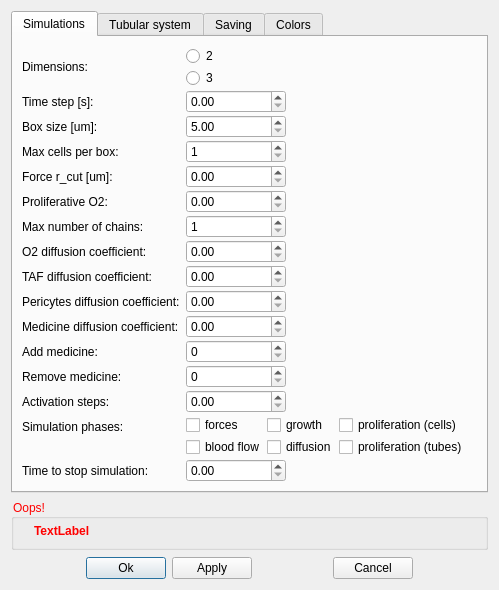
<?xml version="1.0" encoding="UTF-8"?>
<ui version="4.0">
 <class>DialogGlobals</class>
 <widget class="QDialog" name="DialogGlobals">
  <property name="geometry">
   <rect>
    <x>0</x>
    <y>0</y>
    <width>492</width>
    <height>590</height>
   </rect>
  </property>
  <property name="windowTitle">
   <string>Global settings</string>
  </property>
  <property name="locale">
   <locale language="English" country="UnitedStates"/>
  </property>
  <layout class="QVBoxLayout" name="verticalLayout">
   <item>
    <widget class="QTabWidget" name="tabWidget">
     <property name="currentIndex">
      <number>0</number>
     </property>
     <widget class="QWidget" name="tab_simulations">
      <attribute name="title">
       <string>Simulations</string>
      </attribute>
      <layout class="QFormLayout" name="formLayout_5">
       <property name="fieldGrowthPolicy">
        <enum>QFormLayout::AllNonFixedFieldsGrow</enum>
       </property>
       <property name="verticalSpacing">
        <number>2</number>
       </property>
       <item row="0" column="0">
        <widget class="QLabel" name="label_dim">
         <property name="minimumSize">
          <size>
           <width>0</width>
           <height>40</height>
          </size>
         </property>
         <property name="text">
          <string>Dimensions:</string>
         </property>
        </widget>
       </item>
       <item row="0" column="1">
        <widget class="QFrame" name="frame">
         <property name="minimumSize">
          <size>
           <width>0</width>
           <height>40</height>
          </size>
         </property>
         <property name="maximumSize">
          <size>
           <width>100</width>
           <height>16777215</height>
          </size>
         </property>
         <layout class="QVBoxLayout" name="verticalLayout_2">
          <property name="spacing">
           <number>2</number>
          </property>
          <property name="leftMargin">
           <number>0</number>
          </property>
          <property name="topMargin">
           <number>0</number>
          </property>
          <property name="rightMargin">
           <number>0</number>
          </property>
          <property name="bottomMargin">
           <number>0</number>
          </property>
          <item>
           <widget class="QRadioButton" name="radioButton_2d">
            <property name="text">
             <string>2</string>
            </property>
           </widget>
          </item>
          <item>
           <widget class="QRadioButton" name="radioButton_3d">
            <property name="text">
             <string>3</string>
            </property>
           </widget>
          </item>
         </layout>
        </widget>
       </item>
       <item row="1" column="0">
        <widget class="QLabel" name="label_timestep">
         <property name="text">
          <string>Time step [s]:</string>
         </property>
        </widget>
       </item>
       <item row="1" column="1">
        <widget class="QDoubleSpinBox" name="doubleSpinBox_timestep">
         <property name="maximumSize">
          <size>
           <width>100</width>
           <height>16777215</height>
          </size>
         </property>
         <property name="maximum">
          <double>1000000000.000000000000000</double>
         </property>
         <property name="singleStep">
          <double>0.100000000000000</double>
         </property>
        </widget>
       </item>
       <item row="2" column="0">
        <widget class="QLabel" name="label_boxsize">
         <property name="text">
          <string>Box size [um]:</string>
         </property>
        </widget>
       </item>
       <item row="2" column="1">
        <widget class="QDoubleSpinBox" name="doubleSpinBox_boxsize">
         <property name="maximumSize">
          <size>
           <width>100</width>
           <height>16777215</height>
          </size>
         </property>
         <property name="minimum">
          <double>5.000000000000000</double>
         </property>
         <property name="maximum">
          <double>1000000000.000000000000000</double>
         </property>
        </widget>
       </item>
       <item row="3" column="0">
        <widget class="QLabel" name="label_cellsperbox">
         <property name="text">
          <string>Max cells per box:</string>
         </property>
        </widget>
       </item>
       <item row="3" column="1">
        <widget class="QSpinBox" name="spinBox_cellsperbox">
         <property name="maximumSize">
          <size>
           <width>100</width>
           <height>16777215</height>
          </size>
         </property>
         <property name="minimum">
          <number>1</number>
         </property>
         <property name="maximum">
          <number>1000000000</number>
         </property>
        </widget>
       </item>
       <item row="4" column="0">
        <widget class="QLabel" name="label_forcercut">
         <property name="text">
          <string>Force r_cut [um]:</string>
         </property>
        </widget>
       </item>
       <item row="4" column="1">
        <widget class="QDoubleSpinBox" name="doubleSpinBox_forcercut">
         <property name="maximumSize">
          <size>
           <width>100</width>
           <height>16777215</height>
          </size>
         </property>
         <property name="maximum">
          <double>1000000000.000000000000000</double>
         </property>
         <property name="singleStep">
          <double>8.000000000000000</double>
         </property>
        </widget>
       </item>
       <item row="5" column="0">
        <widget class="QLabel" name="label_proliferative_o2">
         <property name="text">
          <string>Proliferative O2:</string>
         </property>
        </widget>
       </item>
       <item row="5" column="1">
        <widget class="QDoubleSpinBox" name="doubleSpinBox_proliferative_o2">
         <property name="maximumSize">
          <size>
           <width>100</width>
           <height>16777215</height>
          </size>
         </property>
        </widget>
       </item>
       <item row="6" column="0">
        <widget class="QLabel" name="label_max_tube_chains">
         <property name="text">
          <string>Max number of chains:</string>
         </property>
        </widget>
       </item>
       <item row="6" column="1">
        <widget class="QSpinBox" name="spinBox_max_tube_chains">
         <property name="maximumSize">
          <size>
           <width>100</width>
           <height>16777215</height>
          </size>
         </property>
         <property name="minimum">
          <number>1</number>
         </property>
         <property name="maximum">
          <number>1000000000</number>
         </property>
        </widget>
       </item>
       <item row="7" column="0">
        <widget class="QLabel" name="label_diffcoefO2">
         <property name="text">
          <string>O2 diffusion coefficient:</string>
         </property>
        </widget>
       </item>
       <item row="7" column="1">
        <widget class="QDoubleSpinBox" name="doubleSpinBox_diffcoefO2">
         <property name="maximumSize">
          <size>
           <width>100</width>
           <height>16777215</height>
          </size>
         </property>
         <property name="maximum">
          <double>1000000000.000000000000000</double>
         </property>
        </widget>
       </item>
       <item row="8" column="0">
        <widget class="QLabel" name="label_diffcoefTAF">
         <property name="text">
          <string>TAF diffusion coefficient:</string>
         </property>
        </widget>
       </item>
       <item row="8" column="1">
        <widget class="QDoubleSpinBox" name="doubleSpinBox_diffcoefTAF">
         <property name="maximumSize">
          <size>
           <width>100</width>
           <height>16777215</height>
          </size>
         </property>
         <property name="maximum">
          <double>1000000000.000000000000000</double>
         </property>
        </widget>
       </item>
       <item row="10" column="0">
        <widget class="QLabel" name="label_diffcoefPeri">
         <property name="text">
          <string>Pericytes diffusion coefficient:</string>
         </property>
        </widget>
       </item>
       <item row="10" column="1">
        <widget class="QDoubleSpinBox" name="doubleSpinBox_diffcoefPeri">
         <property name="maximumSize">
          <size>
           <width>100</width>
           <height>16777215</height>
          </size>
         </property>
         <property name="maximum">
          <double>1000000000.000000000000000</double>
         </property>
        </widget>
       </item>
       <item row="11" column="0">
        <widget class="QLabel" name="label_diffcoefMedicine">
         <property name="text">
          <string>Medicine diffusion coefficient:</string>
         </property>
        </widget>
       </item>
       <item row="11" column="1">
        <widget class="QDoubleSpinBox" name="doubleSpinBox_diffcoefMedicine">
         <property name="minimumSize">
          <size>
           <width>0</width>
           <height>0</height>
          </size>
         </property>
         <property name="maximumSize">
          <size>
           <width>100</width>
           <height>16777215</height>
          </size>
         </property>
         <property name="maximum">
          <double>20000.000000000000000</double>
         </property>
        </widget>
       </item>
       <item row="12" column="0">
        <widget class="QLabel" name="label_add_medicine">
         <property name="text">
          <string>Add medicine:</string>
         </property>
        </widget>
       </item>
       <item row="12" column="1">
        <widget class="QDoubleSpinBox" name="doubleSpinBox_add_medicine">
         <property name="maximumSize">
          <size>
           <width>100</width>
           <height>16777215</height>
          </size>
         </property>
         <property name="decimals">
          <number>0</number>
         </property>
         <property name="maximum">
          <double>100000.000000000000000</double>
         </property>
        </widget>
       </item>
       <item row="13" column="0">
        <widget class="QLabel" name="label_remove_medicine">
         <property name="text">
          <string>Remove medicine:</string>
         </property>
        </widget>
       </item>
       <item row="13" column="1">
        <widget class="QDoubleSpinBox" name="doubleSpinBox_remove_medicine">
         <property name="maximumSize">
          <size>
           <width>100</width>
           <height>16777215</height>
          </size>
         </property>
         <property name="decimals">
          <number>0</number>
         </property>
         <property name="maximum">
          <double>100000.000000000000000</double>
         </property>
        </widget>
       </item>
       <item row="14" column="0">
        <widget class="QLabel" name="label_activation_steps">
         <property name="text">
          <string>Activation steps:</string>
         </property>
        </widget>
       </item>
       <item row="14" column="1">
        <widget class="QDoubleSpinBox" name="doubleSpinBox_activation_steps">
         <property name="maximumSize">
          <size>
           <width>100</width>
           <height>100</height>
          </size>
         </property>
         <property name="maximum">
          <double>10000.000000000000000</double>
         </property>
        </widget>
       </item>
       <item row="15" column="0">
        <widget class="QLabel" name="label_simphases">
         <property name="text">
          <string>Simulation phases:</string>
         </property>
        </widget>
       </item>
       <item row="15" column="1">
        <widget class="QFrame" name="frame_2">
         <property name="frameShape">
          <enum>QFrame::NoFrame</enum>
         </property>
         <layout class="QGridLayout" name="gridLayout_2">
          <property name="leftMargin">
           <number>0</number>
          </property>
          <property name="topMargin">
           <number>0</number>
          </property>
          <property name="bottomMargin">
           <number>0</number>
          </property>
          <property name="spacing">
           <number>2</number>
          </property>
          <item row="0" column="0">
           <widget class="QCheckBox" name="checkBox_sim_forces">
            <property name="text">
             <string>forces</string>
            </property>
           </widget>
          </item>
          <item row="0" column="1">
           <widget class="QCheckBox" name="checkBox_sim_growth">
            <property name="text">
             <string>growth</string>
            </property>
           </widget>
          </item>
          <item row="0" column="2">
           <widget class="QCheckBox" name="checkBox_sim_mitosis">
            <property name="text">
             <string>proliferation (cells)</string>
            </property>
           </widget>
          </item>
          <item row="1" column="0">
           <widget class="QCheckBox" name="checkBox_sim_flow">
            <property name="text">
             <string>blood flow</string>
            </property>
           </widget>
          </item>
          <item row="1" column="1">
           <widget class="QCheckBox" name="checkBox_sim_diffusion">
            <property name="text">
             <string>diffusion</string>
            </property>
           </widget>
          </item>
          <item row="1" column="2">
           <widget class="QCheckBox" name="checkBox_sim_tube_div">
            <property name="text">
             <string>proliferation (tubes)</string>
            </property>
           </widget>
          </item>
         </layout>
        </widget>
       </item>
       <item row="16" column="0">
        <widget class="QLabel" name="label_stop_time">
         <property name="text">
          <string>Time to stop simulation:</string>
         </property>
        </widget>
       </item>
       <item row="16" column="1">
        <widget class="QDoubleSpinBox" name="doubleSpinBox_stop_time">
         <property name="maximumSize">
          <size>
           <width>100</width>
           <height>16777215</height>
          </size>
         </property>
         <property name="maximum">
          <double>1000000000.000000000000000</double>
         </property>
         <property name="singleStep">
          <double>100.000000000000000</double>
         </property>
        </widget>
       </item>
      </layout>
     </widget>
     <widget class="QWidget" name="tab_tubular">
      <attribute name="title">
       <string>Tubular system</string>
      </attribute>
      <layout class="QFormLayout" name="formLayout">
       <property name="fieldGrowthPolicy">
        <enum>QFormLayout::AllNonFixedFieldsGrow</enum>
       </property>
       <property name="verticalSpacing">
        <number>2</number>
       </property>
       <item row="0" column="0">
        <widget class="QLabel" name="label_o2prod">
         <property name="text">
          <string>O2 production:</string>
         </property>
        </widget>
       </item>
       <item row="0" column="1">
        <widget class="QLineEdit" name="lineEdit_o2prod">
         <property name="maximumSize">
          <size>
           <width>100</width>
           <height>16777215</height>
          </size>
         </property>
        </widget>
       </item>
       <item row="1" column="0">
        <widget class="QLabel" name="label_tube_density">
         <property name="text">
          <string>Density [kg/m3]:</string>
         </property>
        </widget>
       </item>
       <item row="1" column="1">
        <widget class="QDoubleSpinBox" name="doubleSpinBox_tube_density">
         <property name="maximumSize">
          <size>
           <width>100</width>
           <height>16777215</height>
          </size>
         </property>
         <property name="maximum">
          <double>1000000000.000000000000000</double>
         </property>
         <property name="singleStep">
          <double>0.100000000000000</double>
         </property>
        </widget>
       </item>
       <item row="2" column="0">
        <widget class="QLabel" name="label_tube_force_length">
         <property name="text">
          <string>Force factor #1 (length):</string>
         </property>
        </widget>
       </item>
       <item row="2" column="1">
        <widget class="QLineEdit" name="lineEdit_tube_force_length">
         <property name="maximumSize">
          <size>
           <width>100</width>
           <height>16777215</height>
          </size>
         </property>
        </widget>
       </item>
       <item row="3" column="0">
        <widget class="QLabel" name="label_tube_force_bind">
         <property name="text">
          <string>Force factor #2 (connection):</string>
         </property>
        </widget>
       </item>
       <item row="3" column="1">
        <widget class="QLineEdit" name="lineEdit_tube_force_bind">
         <property name="maximumSize">
          <size>
           <width>100</width>
           <height>16777215</height>
          </size>
         </property>
        </widget>
       </item>
       <item row="4" column="0">
        <widget class="QLabel" name="label_tube_force_angle">
         <property name="text">
          <string>Force factor #3 (sprouts):</string>
         </property>
        </widget>
       </item>
       <item row="4" column="1">
        <widget class="QLineEdit" name="lineEdit_tube_force_angle">
         <property name="maximumSize">
          <size>
           <width>100</width>
           <height>16777215</height>
          </size>
         </property>
        </widget>
       </item>
       <item row="5" column="0">
        <widget class="QLabel" name="label_lengthening_speed">
         <property name="text">
          <string>Lengthening speed [m/s]:</string>
         </property>
        </widget>
       </item>
       <item row="5" column="1">
        <widget class="QLineEdit" name="lineEdit_lengthening_speed">
         <property name="maximumSize">
          <size>
           <width>100</width>
           <height>16777215</height>
          </size>
         </property>
        </widget>
       </item>
       <item row="6" column="0">
        <widget class="QLabel" name="label_thickening_speed">
         <property name="text">
          <string>Thickening speed [m/s]:</string>
         </property>
        </widget>
       </item>
       <item row="6" column="1">
        <widget class="QLineEdit" name="lineEdit_thickening_speed">
         <property name="maximumSize">
          <size>
           <width>100</width>
           <height>16777215</height>
          </size>
         </property>
        </widget>
       </item>
       <item row="7" column="0">
        <widget class="QLabel" name="label_tube_rep_factor">
         <property name="text">
          <string>Repulsion factor:</string>
         </property>
        </widget>
       </item>
       <item row="7" column="1">
        <widget class="QLineEdit" name="lineEdit_tube_rep_factor">
         <property name="maximumSize">
          <size>
           <width>100</width>
           <height>16777215</height>
          </size>
         </property>
        </widget>
       </item>
       <item row="8" column="0">
        <widget class="QLabel" name="label_tube_atr1_factor">
         <property name="text">
          <string>Attraction factor #1:</string>
         </property>
        </widget>
       </item>
       <item row="8" column="1">
        <widget class="QLineEdit" name="lineEdit_tube_atr1_factor">
         <property name="maximumSize">
          <size>
           <width>100</width>
           <height>16777215</height>
          </size>
         </property>
        </widget>
       </item>
       <item row="9" column="0">
        <widget class="QLabel" name="label_tube_atr2_factor">
         <property name="text">
          <string>Attraction factor #2:</string>
         </property>
        </widget>
       </item>
       <item row="9" column="1">
        <widget class="QLineEdit" name="lineEdit_tube_atr2_factor">
         <property name="maximumSize">
          <size>
           <width>100</width>
           <height>16777215</height>
          </size>
         </property>
        </widget>
       </item>
       <item row="10" column="0">
        <widget class="QLabel" name="label_tube_min_interphase_time">
         <property name="text">
          <string>Minimum interphase time [s]:</string>
         </property>
        </widget>
       </item>
       <item row="10" column="1">
        <widget class="QDoubleSpinBox" name="doubleSpinBox_tube_min_interphase_time">
         <property name="maximumSize">
          <size>
           <width>100</width>
           <height>16777215</height>
          </size>
         </property>
         <property name="decimals">
          <number>4</number>
         </property>
         <property name="maximum">
          <double>1000000000.000000000000000</double>
         </property>
        </widget>
       </item>
       <item row="11" column="0">
        <widget class="QLabel" name="label_tube_TAF_trigger">
         <property name="text">
          <string>TAF trigger level:</string>
         </property>
        </widget>
       </item>
       <item row="11" column="1">
        <widget class="QDoubleSpinBox" name="doubleSpinBox_tube_TAF_trigger">
         <property name="maximumSize">
          <size>
           <width>100</width>
           <height>16777215</height>
          </size>
         </property>
         <property name="decimals">
          <number>4</number>
         </property>
         <property name="maximum">
          <double>1.000000000000000</double>
         </property>
         <property name="singleStep">
          <double>0.010000000000000</double>
         </property>
        </widget>
       </item>
       <item row="12" column="0">
        <widget class="QLabel" name="label_tube_min_blood_flow">
         <property name="text">
          <string>Minimum blood flow</string>
         </property>
        </widget>
       </item>
       <item row="12" column="1">
        <widget class="QDoubleSpinBox" name="doubleSpinBox_tube_min_blood_flow">
         <property name="maximumSize">
          <size>
           <width>100</width>
           <height>16777215</height>
          </size>
         </property>
         <property name="decimals">
          <number>4</number>
         </property>
         <property name="maximum">
          <double>1000.000000000000000</double>
         </property>
        </widget>
       </item>
       <item row="13" column="0">
        <widget class="QLabel" name="label_tube_time_degradation">
         <property name="text">
          <string>Time to degradation:</string>
         </property>
        </widget>
       </item>
       <item row="13" column="1">
        <widget class="QDoubleSpinBox" name="doubleSpinBox_tube_time_degradation">
         <property name="maximumSize">
          <size>
           <width>100</width>
           <height>16777215</height>
          </size>
         </property>
         <property name="maximum">
          <double>1000000000.000000000000000</double>
         </property>
         <property name="singleStep">
          <double>1.000000000000000</double>
         </property>
        </widget>
       </item>
      </layout>
     </widget>
     <widget class="QWidget" name="tab_saving">
      <attribute name="title">
       <string>Saving</string>
      </attribute>
      <layout class="QFormLayout" name="formLayout_3">
       <property name="fieldGrowthPolicy">
        <enum>QFormLayout::AllNonFixedFieldsGrow</enum>
       </property>
       <property name="verticalSpacing">
        <number>2</number>
       </property>
       <item row="0" column="0">
        <widget class="QLabel" name="label_savepovray">
         <property name="text">
          <string>Number of steps between PovRay saving:</string>
         </property>
        </widget>
       </item>
       <item row="0" column="1">
        <widget class="QSpinBox" name="spinBox_savepovray">
         <property name="maximumSize">
          <size>
           <width>100</width>
           <height>16777215</height>
          </size>
         </property>
         <property name="toolTip">
          <string>0 means no PovRay savings</string>
         </property>
         <property name="maximum">
          <number>1000000000</number>
         </property>
         <property name="singleStep">
          <number>100</number>
         </property>
        </widget>
       </item>
       <item row="1" column="0">
        <widget class="QLabel" name="label_saveag">
         <property name="text">
          <string>Number of steps between output saving:</string>
         </property>
        </widget>
       </item>
       <item row="1" column="1">
        <widget class="QSpinBox" name="spinBox_saveag">
         <property name="maximumSize">
          <size>
           <width>100</width>
           <height>16777215</height>
          </size>
         </property>
         <property name="maximum">
          <number>1000000000</number>
         </property>
         <property name="singleStep">
          <number>100</number>
         </property>
        </widget>
       </item>
       <item row="2" column="0">
        <widget class="QLabel" name="label_savestats">
         <property name="text">
          <string>Number of steps between statistics saving:</string>
         </property>
        </widget>
       </item>
       <item row="2" column="1">
        <widget class="QSpinBox" name="spinBox_savestats">
         <property name="maximumSize">
          <size>
           <width>100</width>
           <height>16777215</height>
          </size>
         </property>
         <property name="maximum">
          <number>1000000000</number>
         </property>
         <property name="singleStep">
          <number>100</number>
         </property>
        </widget>
       </item>
       <item row="3" column="0">
        <widget class="QLabel" name="label_graphrate">
         <property name="text">
          <string>Graph sampling rate:</string>
         </property>
        </widget>
       </item>
       <item row="3" column="1">
        <widget class="QSpinBox" name="spinBox_graphrate">
         <property name="maximumSize">
          <size>
           <width>100</width>
           <height>16777215</height>
          </size>
         </property>
         <property name="minimum">
          <number>1</number>
         </property>
         <property name="maximum">
          <number>1000000000</number>
         </property>
        </widget>
       </item>
      </layout>
     </widget>
     <widget class="QWidget" name="tab_colors">
      <attribute name="title">
       <string>Colors</string>
      </attribute>
      <layout class="QFormLayout" name="formLayout_2">
       <property name="fieldGrowthPolicy">
        <enum>QFormLayout::AllNonFixedFieldsGrow</enum>
       </property>
       <property name="verticalSpacing">
        <number>2</number>
       </property>
       <item row="0" column="0" colspan="2">
        <widget class="QGroupBox" name="groupBox_colors_general">
         <property name="title">
          <string/>
         </property>
         <layout class="QFormLayout" name="formLayout_4">
          <item row="0" column="0">
           <widget class="QLabel" name="label_colorbackground">
            <property name="text">
             <string>Background:</string>
            </property>
           </widget>
          </item>
          <item row="0" column="1">
           <widget class="QPushButton" name="pushButton_colorbackground">
            <property name="maximumSize">
             <size>
              <width>100</width>
              <height>16777215</height>
             </size>
            </property>
            <property name="text">
             <string/>
            </property>
           </widget>
          </item>
          <item row="1" column="0">
           <widget class="QLabel" name="label_colortubes">
            <property name="text">
             <string>Tubes:</string>
            </property>
           </widget>
          </item>
          <item row="1" column="1">
           <widget class="QPushButton" name="pushButton_colortubes">
            <property name="maximumSize">
             <size>
              <width>100</width>
              <height>16777215</height>
             </size>
            </property>
            <property name="text">
             <string/>
            </property>
           </widget>
          </item>
          <item row="2" column="0">
           <widget class="QLabel" name="label_colorbarrier_in">
            <property name="text">
             <string>Barrier (in):</string>
            </property>
           </widget>
          </item>
          <item row="2" column="1">
           <widget class="QPushButton" name="pushButton_colorbarrier_in">
            <property name="maximumSize">
             <size>
              <width>100</width>
              <height>16777215</height>
             </size>
            </property>
            <property name="text">
             <string/>
            </property>
           </widget>
          </item>
          <item row="3" column="0">
           <widget class="QLabel" name="label_colorbarrier_out">
            <property name="text">
             <string>Barrier (out):</string>
            </property>
           </widget>
          </item>
          <item row="3" column="1">
           <widget class="QPushButton" name="pushButton_colorbarrier_out">
            <property name="maximumSize">
             <size>
              <width>100</width>
              <height>16777215</height>
             </size>
            </property>
            <property name="text">
             <string/>
            </property>
           </widget>
          </item>
          <item row="4" column="0">
           <widget class="QLabel" name="label_colornavigator">
            <property name="text">
             <string>Navigator:</string>
            </property>
           </widget>
          </item>
          <item row="4" column="1">
           <widget class="QPushButton" name="pushButton_colornavigator">
            <property name="maximumSize">
             <size>
              <width>100</width>
              <height>16777215</height>
             </size>
            </property>
            <property name="text">
             <string/>
            </property>
           </widget>
          </item>
          <item row="5" column="0">
           <widget class="QLabel" name="label_colorclip">
            <property name="text">
             <string>Clipping plane:</string>
            </property>
           </widget>
          </item>
          <item row="5" column="1">
           <widget class="QPushButton" name="pushButton_colorclip">
            <property name="maximumSize">
             <size>
              <width>100</width>
              <height>16777215</height>
             </size>
            </property>
            <property name="text">
             <string/>
            </property>
           </widget>
          </item>
          <item row="6" column="1">
           <widget class="QPushButton" name="pushButton_colorselection">
            <property name="maximumSize">
             <size>
              <width>100</width>
              <height>16777215</height>
             </size>
            </property>
            <property name="text">
             <string/>
            </property>
           </widget>
          </item>
          <item row="6" column="0">
           <widget class="QLabel" name="label_colorselection">
            <property name="text">
             <string>Selection:</string>
            </property>
           </widget>
          </item>
         </layout>
        </widget>
       </item>
       <item row="1" column="0" colspan="2">
        <widget class="QGroupBox" name="groupBox_colors_cellstates">
         <property name="title">
          <string>Cell states</string>
         </property>
         <layout class="QFormLayout" name="formLayout_6">
          <item row="0" column="0">
           <widget class="QLabel" name="label_colorcellalive">
            <property name="text">
             <string>Alive:</string>
            </property>
           </widget>
          </item>
          <item row="0" column="1">
           <widget class="QPushButton" name="pushButton_colorcellalive">
            <property name="maximumSize">
             <size>
              <width>100</width>
              <height>16777215</height>
             </size>
            </property>
            <property name="text">
             <string/>
            </property>
           </widget>
          </item>
          <item row="1" column="0">
           <widget class="QLabel" name="label_colorcellhypoxia">
            <property name="text">
             <string>Hypoxia:</string>
            </property>
           </widget>
          </item>
          <item row="1" column="1">
           <widget class="QPushButton" name="pushButton_colorcellhypoxia">
            <property name="maximumSize">
             <size>
              <width>100</width>
              <height>16777215</height>
             </size>
            </property>
            <property name="text">
             <string/>
            </property>
           </widget>
          </item>
          <item row="2" column="0">
           <widget class="QLabel" name="label_colorcellapoptosis">
            <property name="text">
             <string>Apoptosis:</string>
            </property>
           </widget>
          </item>
          <item row="2" column="1">
           <widget class="QPushButton" name="pushButton_colorcellapoptosis">
            <property name="maximumSize">
             <size>
              <width>100</width>
              <height>16777215</height>
             </size>
            </property>
            <property name="text">
             <string/>
            </property>
           </widget>
          </item>
          <item row="3" column="0">
           <widget class="QLabel" name="label_colorcellnecrosis">
            <property name="text">
             <string>Necrosis:</string>
            </property>
           </widget>
          </item>
          <item row="3" column="1">
           <widget class="QPushButton" name="pushButton_colorcellnecrosis">
            <property name="maximumSize">
             <size>
              <width>100</width>
              <height>16777215</height>
             </size>
            </property>
            <property name="text">
             <string/>
            </property>
           </widget>
          </item>
         </layout>
        </widget>
       </item>
      </layout>
     </widget>
    </widget>
   </item>
   <item>
    <widget class="QGroupBox" name="groupBox_Error">
     <property name="styleSheet">
      <string notr="true">color: red</string>
     </property>
     <property name="title">
      <string>Oops!</string>
     </property>
     <layout class="QGridLayout" name="gridLayout">
      <property name="leftMargin">
       <number>20</number>
      </property>
      <property name="topMargin">
       <number>5</number>
      </property>
      <item row="0" column="0">
       <widget class="QLabel" name="label_Error">
        <property name="styleSheet">
         <string notr="true">font-weight: bold</string>
        </property>
        <property name="text">
         <string>TextLabel</string>
        </property>
       </widget>
      </item>
     </layout>
    </widget>
   </item>
   <item>
    <spacer name="verticalSpacer">
     <property name="orientation">
      <enum>Qt::Vertical</enum>
     </property>
     <property name="sizeHint" stdset="0">
      <size>
       <width>20</width>
       <height>40</height>
      </size>
     </property>
    </spacer>
   </item>
   <item>
    <layout class="QHBoxLayout" name="horizontalLayout">
     <item>
      <spacer name="horizontalSpacer">
       <property name="orientation">
        <enum>Qt::Horizontal</enum>
       </property>
       <property name="sizeHint" stdset="0">
        <size>
         <width>40</width>
         <height>20</height>
        </size>
       </property>
      </spacer>
     </item>
     <item>
      <widget class="QPushButton" name="pushButton_Ok">
       <property name="text">
        <string>Ok</string>
       </property>
       <property name="default">
        <bool>true</bool>
       </property>
      </widget>
     </item>
     <item>
      <widget class="QPushButton" name="pushButton_Apply">
       <property name="text">
        <string>Apply</string>
       </property>
      </widget>
     </item>
     <item>
      <spacer name="horizontalSpacer_3">
       <property name="orientation">
        <enum>Qt::Horizontal</enum>
       </property>
       <property name="sizeHint" stdset="0">
        <size>
         <width>40</width>
         <height>20</height>
        </size>
       </property>
      </spacer>
     </item>
     <item>
      <widget class="QPushButton" name="pushButton_Cancel">
       <property name="text">
        <string>Cancel</string>
       </property>
      </widget>
     </item>
     <item>
      <spacer name="horizontalSpacer_2">
       <property name="orientation">
        <enum>Qt::Horizontal</enum>
       </property>
       <property name="sizeHint" stdset="0">
        <size>
         <width>40</width>
         <height>20</height>
        </size>
       </property>
      </spacer>
     </item>
    </layout>
   </item>
  </layout>
 </widget>
 <tabstops>
  <tabstop>radioButton_2d</tabstop>
  <tabstop>radioButton_3d</tabstop>
  <tabstop>doubleSpinBox_timestep</tabstop>
  <tabstop>doubleSpinBox_boxsize</tabstop>
  <tabstop>spinBox_cellsperbox</tabstop>
  <tabstop>doubleSpinBox_forcercut</tabstop>
  <tabstop>spinBox_max_tube_chains</tabstop>
  <tabstop>doubleSpinBox_diffcoefO2</tabstop>
  <tabstop>doubleSpinBox_diffcoefTAF</tabstop>
  <tabstop>doubleSpinBox_diffcoefPeri</tabstop>
  <tabstop>checkBox_sim_forces</tabstop>
  <tabstop>checkBox_sim_flow</tabstop>
  <tabstop>checkBox_sim_growth</tabstop>
  <tabstop>checkBox_sim_diffusion</tabstop>
  <tabstop>checkBox_sim_mitosis</tabstop>
  <tabstop>checkBox_sim_tube_div</tabstop>
  <tabstop>doubleSpinBox_stop_time</tabstop>
  <tabstop>lineEdit_o2prod</tabstop>
  <tabstop>doubleSpinBox_tube_density</tabstop>
  <tabstop>lineEdit_tube_force_length</tabstop>
  <tabstop>lineEdit_tube_force_bind</tabstop>
  <tabstop>lineEdit_tube_force_angle</tabstop>
  <tabstop>lineEdit_lengthening_speed</tabstop>
  <tabstop>lineEdit_thickening_speed</tabstop>
  <tabstop>lineEdit_tube_rep_factor</tabstop>
  <tabstop>lineEdit_tube_atr1_factor</tabstop>
  <tabstop>lineEdit_tube_atr2_factor</tabstop>
  <tabstop>doubleSpinBox_tube_min_interphase_time</tabstop>
  <tabstop>doubleSpinBox_tube_TAF_trigger</tabstop>
  <tabstop>doubleSpinBox_tube_min_blood_flow</tabstop>
  <tabstop>doubleSpinBox_tube_time_degradation</tabstop>
  <tabstop>spinBox_savepovray</tabstop>
  <tabstop>spinBox_saveag</tabstop>
  <tabstop>spinBox_savestats</tabstop>
  <tabstop>spinBox_graphrate</tabstop>
  <tabstop>pushButton_Ok</tabstop>
  <tabstop>pushButton_Apply</tabstop>
  <tabstop>pushButton_Cancel</tabstop>
  <tabstop>tabWidget</tabstop>
 </tabstops>
 <resources/>
 <connections/>
</ui>
